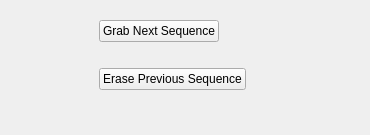
<?xml version="1.0" encoding="UTF-8"?>
<ui version="4.0">
 <class>Scanning</class>
 <widget class="QWidget" name="Scanning">
  <property name="geometry">
   <rect>
    <x>0</x>
    <y>0</y>
    <width>370</width>
    <height>135</height>
   </rect>
  </property>
  <property name="windowTitle">
   <string>Form</string>
  </property>
  <widget class="QWidget" name="horizontalLayoutWidget">
   <property name="geometry">
    <rect>
     <x>0</x>
     <y>0</y>
     <width>345</width>
     <height>112</height>
    </rect>
   </property>
   <layout class="QHBoxLayout" name="horizontalLayout">
    <item>
     <layout class="QVBoxLayout" name="_2">
      <property name="sizeConstraint">
       <enum>QLayout::SetDefaultConstraint</enum>
      </property>
      <item>
       <widget class="QPushButton" name="grabNextSequence">
        <property name="sizePolicy">
         <sizepolicy hsizetype="Maximum" vsizetype="Maximum">
          <horstretch>0</horstretch>
          <verstretch>0</verstretch>
         </sizepolicy>
        </property>
        <property name="text">
         <string>Grab Next Sequence</string>
        </property>
       </widget>
      </item>
      <item>
       <widget class="QPushButton" name="erasePreviousSequence">
        <property name="sizePolicy">
         <sizepolicy hsizetype="Maximum" vsizetype="Maximum">
          <horstretch>0</horstretch>
          <verstretch>0</verstretch>
         </sizepolicy>
        </property>
        <property name="text">
         <string>Erase Previous Sequence</string>
        </property>
       </widget>
      </item>
     </layout>
    </item>
   </layout>
  </widget>
 </widget>
 <resources/>
 <connections/>
</ui>
